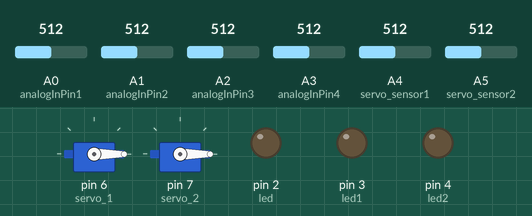
Recording of a sketch running on a simulated Arduino Uno, built with avr-gcc and run on an emulated ATmega328P. On the bench: 2 × servo, output pins drawn as LEDs (lit = HIGH). Inputs (shaded band) come from the test bench; at power-on: A0 (analogInPin1) = 512, A1 (analogInPin2) = 512, A2 (analogInPin3) = 512, A4 (servo_sensor1) = 512, A5 (servo_sensor2) = 512, A3 (analogInPin4) = 512. The RemoteXY app is connected.

Above: at 1.2 s.
1.3 s: A0 (analogInPin1) set to 481
At 2.5 s:
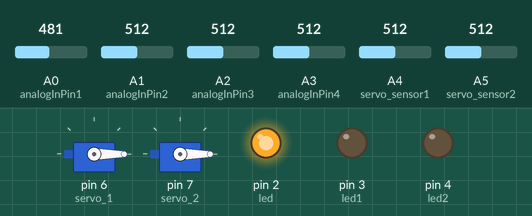
2.8 s: A1 (analogInPin2) set to 489
At 4.1 s:
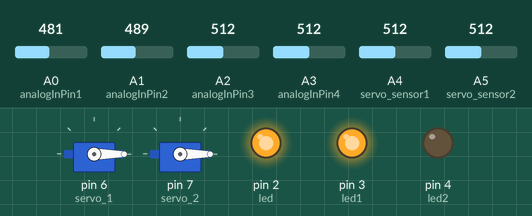
4.4 s: A2 (analogInPin3) set to 490
At 5.7 s:
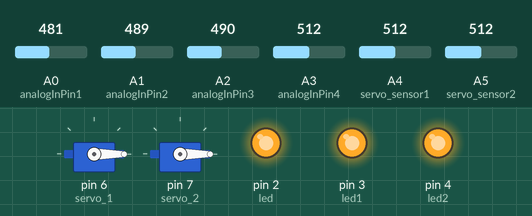
6.0 s: A4 (servo_sensor1) set to 490
At 6.4 s:
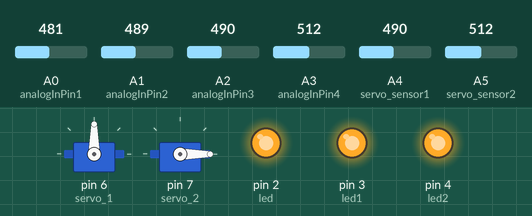
7.5 s: A5 (servo_sensor2) set to 490
At 9.8 s:
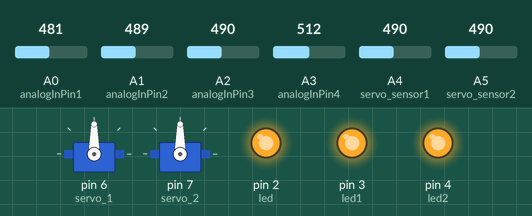
10.5 s: A2 (analogInPin3) set to 510
At 13.4 s:
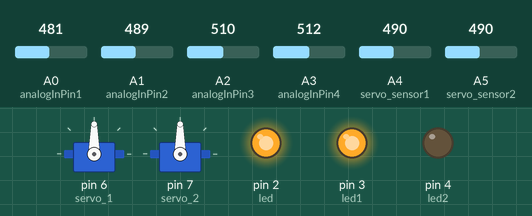
Timing chart, 0 to 14.5 s (numbered marks = the images above; inputs shaded):
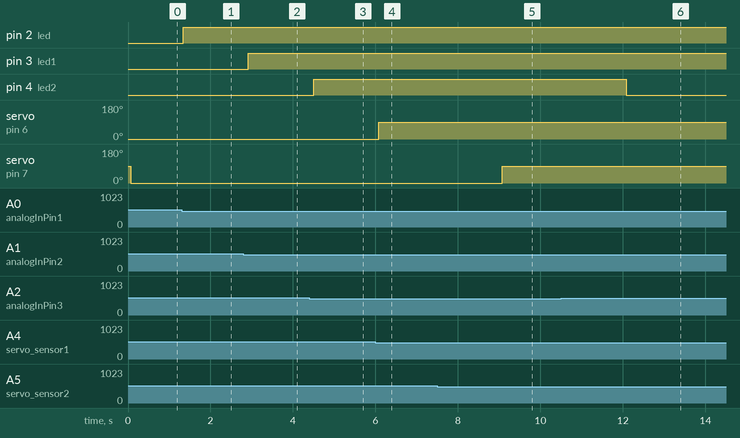

Measured:
- the behaviour switches between 500 and 499 on A0 (analogInPin1) (found by bisection; images 0 and 1)
- the behaviour switches between 500 and 499 on A1 (analogInPin2) (found by bisection; images 1 and 2)
- the behaviour switches between 500 and 499 on A2 (analogInPin3) (found by bisection; images 2 and 3)
- after the input at 1.3 s, pin 2 (led): LOW → HIGH at once
- after the input at 2.8 s, pin 3 (led1): LOW → HIGH after 0.12 s
- after the input at 4.4 s, pin 4 (led2): LOW → HIGH after 0.10 s
- after the input at 6.0 s, servo on pin 6 (servo_1): 0° → 90° after 0.08 s
- after the input at 7.5 s, servo on pin 7 (servo_2): 0° → 90° after 1.6 s
- after the input at 10.5 s, pin 4 (led2): HIGH → LOW after 1.6 s

The sketch:

PARKINGPROJECT.ino
```cpp
// (licence header left out)
//////////////////////////////////////////////
//        RemoteXY include library          //
//////////////////////////////////////////////

// RemoteXY select connection mode and include library
#define REMOTEXY_MODE__ESP8266_HARDSERIAL_POINT

#include <RemoteXY.h>
#include <Servo.h>
// RemoteXY connection settings
#define REMOTEXY_SERIAL Serial
#define REMOTEXY_SERIAL_SPEED 115200
#define REMOTEXY_WIFI_SSID "Rahul"
#define REMOTEXY_WIFI_PASSWORD "123456789"
#define REMOTEXY_SERVER_PORT 6377
#define REMOTEXY_ACCESS_PASSWORD "12345"


// RemoteXY configurate
#pragma pack(push, 1)
uint8_t RemoteXY_CONF[] =
  { 255,0,0,4,0,54,0,8,13,1,
  129,0,2,2,18,6,17,80,97,114,
  107,105,110,103,32,77,97,110,97,103,
  101,109,101,110,116,32,0,65,36,10,
  16,9,9,65,36,11,38,9,9,65,
  36,10,59,9,9,65,36,10,81,9,
  9 };

// this structure defines all the variables of your control interface
struct {

    // output variable
  uint8_t led_1_r; // =0..255 LED Red brightness
  uint8_t led_2_r; // =0..255 LED Red brightness
  uint8_t led_3_r; // =0..255 LED Red brightness
  uint8_t led_4_r; // =0..255 LED Red brightness

    // other variable
  uint8_t connect_flag;  // =1 if wire connected, else =0

} RemoteXY;
#pragma pack(pop)

/////////////////////////////////////////////
//           END RemoteXY include          //
/////////////////////////////////////////////


Servo servo1;
Servo servo2;

const int analogInPin1 = A0;
const int analogInPin2 = A1;
const int analogInPin3 = A2;
const int analogInPin4 = A3;

const int servo_sensor1 = A4;
const int servo_sensor2 = A5;

int led = 2;
int led1 = 3;
int led2 = 4;
int led3 = 5;

const int servo_1 =6;
const int servo_2 =7;

int value_1 =0;
int value_2 =0;

void setup()
{
  RemoteXY_Init ();
  // TODO you setup code
   pinMode (analogInPin1,INPUT);
    pinMode (analogInPin2,INPUT);
    pinMode (analogInPin3,INPUT);
    pinMode (analogInPin4,INPUT);

  pinMode(servo_sensor1,INPUT);
  pinMode(servo_sensor2,INPUT);

  servo1.attach(servo_1);
  servo2.attach(servo_2);

    pinMode (led,OUTPUT);
    pinMode (led1,OUTPUT);
    pinMode (led2,OUTPUT);

}

void loop()
{
  RemoteXY_Handler ();


  // TODO you loop code
  // use the RemoteXY structure for data transfer

value_1 = analogRead(servo_sensor1);
  value_2 = analogRead(servo_sensor2);

      // servo 1 code //

  {
    if (analogRead(A4)<500)
      {
        servo1.write(90);
        delay(3000);
      }

  }

  if (analogRead(A4)>500)
      {
        servo1.write(0);
        delay(60);
      }

        // servo 2 code //

  {
    if (analogRead(A5)<500)
      {
        servo2.write(90);
        delay(3000);
      }

  }

  if (analogRead(A5)>500)
      {
        servo2.write(0);
        delay(60);
      }


      // Parking Slot 1 IR & Led
 if (analogRead(A0)<500)  // if the IR sensor value is < 500 then the motor will start rotating
               {
                 digitalWrite(led, HIGH);

                    RemoteXY.led_1_r = 255;   // then turn on red light


               }

          else if (analogRead(A0)>500)  // if the IR sensor value is < 500 then the motor will start rotating
               {
                 digitalWrite(led, LOW);
                 RemoteXY.led_1_r = 0;
               }

  // Parking Slot 2 IR & Led
 if (analogRead(A1)<500)  // if the IR sensor value is < 500 then the motor will start rotating
               {
                 digitalWrite(led1, HIGH);
                  RemoteXY.led_2_r = 255;
               }

          else if (analogRead(A1)>500)  // if the IR sensor value is < 500 then the motor will start rotating
               {
                 digitalWrite(led1, LOW);
                 RemoteXY.led_2_r = 0;
               }

  // Parking Slot 3 IR & Led
 if (analogRead(A2)<500)  // if the IR sensor value is < 500 then the motor will start rotating
               {
                 digitalWrite(led2, HIGH);
                  RemoteXY.led_3_r = 255;
               }

          else if (analogRead(A2)>500)  // if the IR sensor value is < 500 then the motor will start rotating
               {
                 digitalWrite(led2, LOW);
                 RemoteXY.led_3_r = 0;
               }

  // Parking Slot 4 IR & Led
 if (analogRead(A3)<500)  // if the IR sensor value is < 500 then the motor will start rotating
               {
                 digitalWrite(led3, HIGH);
                  RemoteXY.led_4_r = 255;
               }

          else if (analogRead(A3)>500)  // if the IR sensor value is < 500 then the motor will start rotating
               {
                 digitalWrite(led3, LOW);
                 RemoteXY.led_4_r = 0;
               }
}
```
